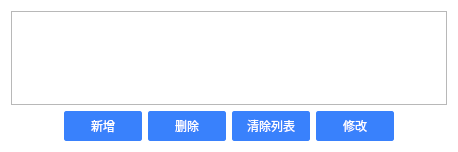
<?xml version="1.0" encoding="UTF-8"?>
<ui version="4.0">
 <class>DlgUserAttrs</class>
 <widget class="QDialog" name="DlgUserAttrs">
  <property name="geometry">
   <rect>
    <x>0</x>
    <y>0</y>
    <width>458</width>
    <height>152</height>
   </rect>
  </property>
  <property name="windowTitle">
   <string>用户属性</string>
  </property>
  <property name="styleSheet">
   <string notr="true">#DlgUserAttrs {
	background: rgb(255,255,255);
}
QPushButton {
	background:rgb(57,129,252);
	color: rgb(255,255,255);
	border: 1px solid rgb(57,129,252);
	border-radius: 2px;
	min-height: 28px;
	min-width: 76px;
}
QPushButton:hover, QPushButton:pressed {
	background: rgb(5,117,197);
}
QPushButton:disabled {
	background: rgb(204,204,204);
	border: 1px solid rgb(204,204,204);
}</string>
  </property>
  <layout class="QVBoxLayout" name="verticalLayout">
   <item>
    <widget class="QTableWidget" name="userAttrsTable"/>
   </item>
   <item>
    <layout class="QHBoxLayout" name="horizontalLayout_3">
     <item>
      <spacer name="horizontalSpacer">
       <property name="orientation">
        <enum>Qt::Horizontal</enum>
       </property>
       <property name="sizeHint" stdset="0">
        <size>
         <width>40</width>
         <height>20</height>
        </size>
       </property>
      </spacer>
     </item>
     <item>
      <widget class="QPushButton" name="btnAdd">
       <property name="text">
        <string>新增</string>
       </property>
      </widget>
     </item>
     <item>
      <widget class="QPushButton" name="btnRemove">
       <property name="text">
        <string>删除</string>
       </property>
      </widget>
     </item>
     <item>
      <widget class="QPushButton" name="btnRemoveAll">
       <property name="text">
        <string>清除列表</string>
       </property>
      </widget>
     </item>
     <item>
      <widget class="QPushButton" name="btnEdit">
       <property name="text">
        <string>修改</string>
       </property>
      </widget>
     </item>
     <item>
      <spacer name="horizontalSpacer_2">
       <property name="orientation">
        <enum>Qt::Horizontal</enum>
       </property>
       <property name="sizeHint" stdset="0">
        <size>
         <width>40</width>
         <height>20</height>
        </size>
       </property>
      </spacer>
     </item>
    </layout>
   </item>
  </layout>
 </widget>
 <layoutdefault spacing="6" margin="11"/>
 <resources/>
 <connections/>
</ui>
